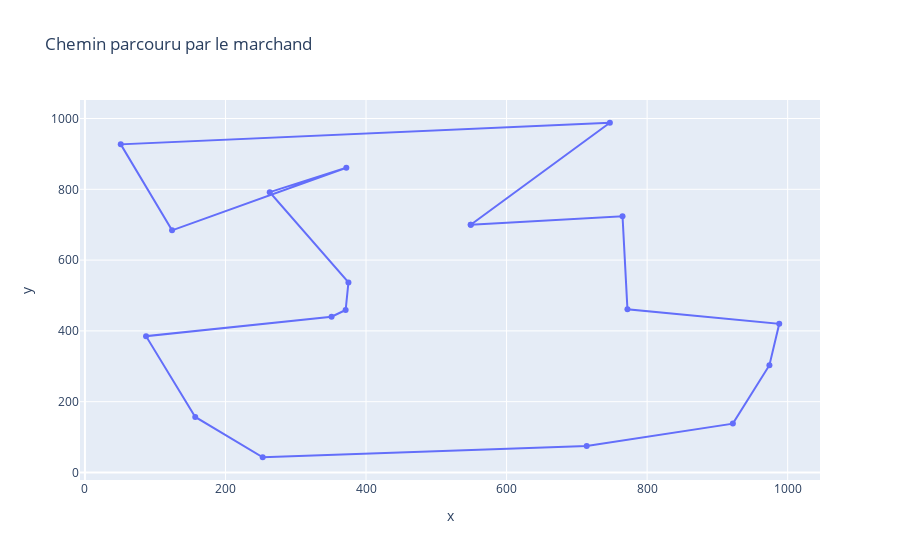

Notebook cell for this chart:
### Markdown cell above
### Lancement du test et affichage du chemin parcouru

### Code cell
# Initialisation du dataframe
data = init_random_df(nombre_de_villes)

# Initialisation de la matrice des distances relatives
mat_distance = matrice_distance(data)

if choix_algo == 0:
    chemin_initial, temps_calcul = src.algo_proche_voisin.plus_proche_voisin(
        mat_distance)

    # Lancement de l'algorithme 2-opt
    df_res = src.algo_2_opt.main(
        mat_distance, chemin_initial)
elif choix_algo == 1:
    # Lancement de l'algorithme plus proche voisin
    df_res = src.algo_proche_voisin.main(mat_distance)
else:
     # Lancement de l'algorithme génétique
    df_res = src.algo_genetique.main(data, mat_distance)

# La solution trouvée par l'algo choisi
affichage(df_res, data).show()

### Figure 1 — Plotly figure (JSON) as saved in the notebook; plotly's stock layout.template omitted (floating-point values rounded to 4 significant figures)
{"data": [{"hovertemplate": "x=%{x}<br>y=%{y}<extra></extra>", "legendgroup": "", "line": {"color": "#636efa", "dash": "solid"}, "marker": {"symbol": "circle"}, "mode": "lines+markers", "name": "", "orientation": "v", "showlegend": false, "type": "scatter", "x": [549, 765, 772, 988, 974, 922, 714, 253, 157, 87, 351, 371, 375, 263, 372, 124, 51, 747, 549], "xaxis": "x", "y": [700, 724, 461, 420, 303, 138, 75, 43, 157, 385, 440, 459, 537, 792, 861, 684, 927, 988, 700], "yaxis": "y"}], "layout": {"legend": {"tracegroupgap": 0}, "title": {"text": "Chemin parcouru par le marchand"}, "xaxis": {"anchor": "y", "domain": [0, 1], "title": {"text": "x"}}, "yaxis": {"anchor": "x", "domain": [0, 1], "title": {"text": "y"}}}}
